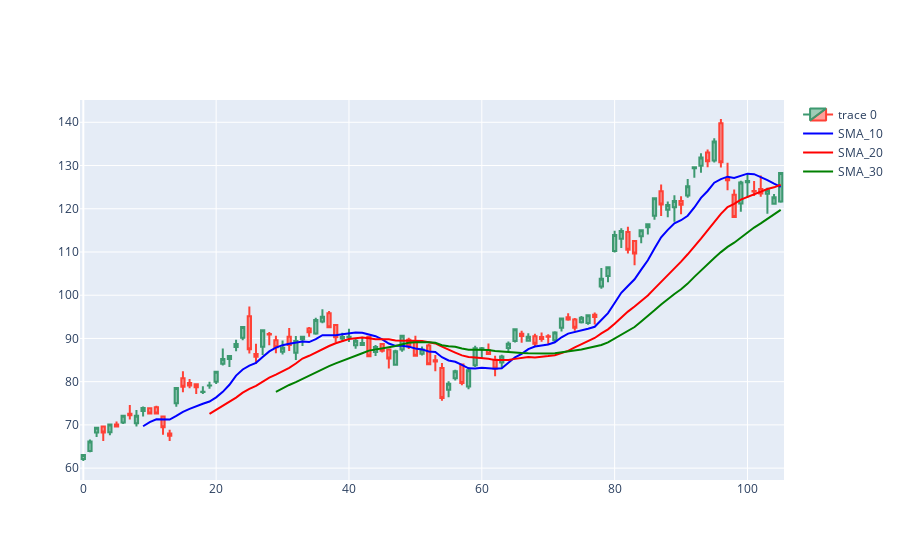

This figure's notebook cell:
### Code cell
dfplt = datos[:]

figura = go.Figure(data=[go.Candlestick(x=datos.index,
                                        open=datos["Open"],
                                        high=datos["High"],
                                        low=datos["Low"],
                                        close=datos["Close"])])

#agregar SMA de 10, 20 y 30 periodos al gráfico

figura.add_scatter(x=dfplt.index, y=dfplt["SMA_10"], mode='lines', line=dict(color='blue'), name='SMA_10')
figura.add_scatter(x=dfplt.index, y=dfplt["SMA_20"], mode='lines', line=dict(color='red'), name='SMA_20')
figura.add_scatter(x=dfplt.index, y=dfplt["SMA_30"], mode='lines', line=dict(color='green'), name='SMA_30')

figura.update_layout(xaxis_rangeslider_visible=False)
figura.show()
